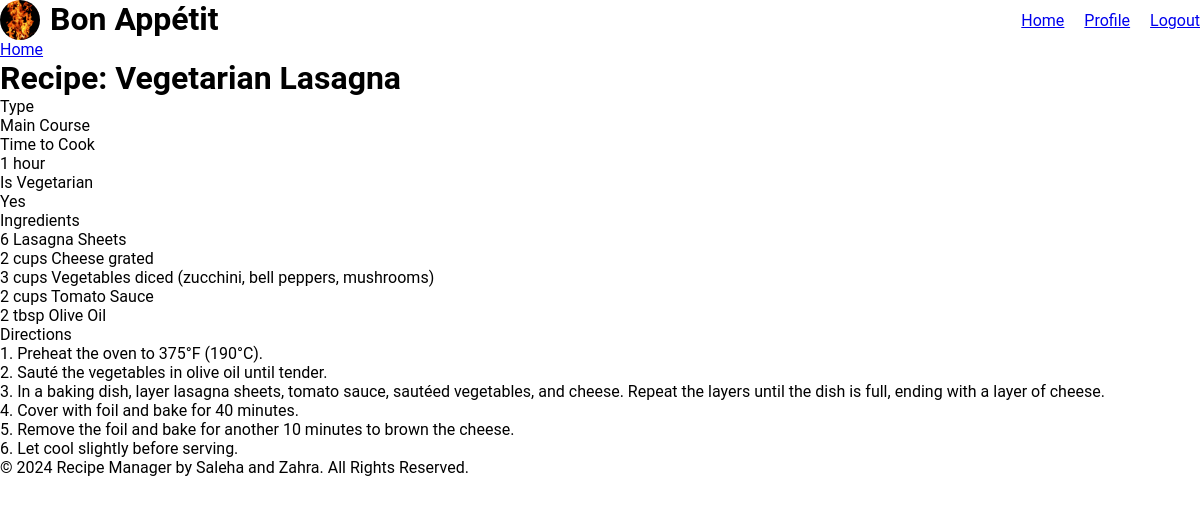
Page /show.php?id=3 on the committed database.
### tables this page shows
CREATE TABLE IF NOT EXISTS `recipes` (
  `RecipeID` int(11) NOT NULL AUTO_INCREMENT,
  `Title` varchar(100) NOT NULL,
  `TimeToCook` varchar(50) NOT NULL,
  `Vegetarian` tinyint(1) NOT NULL,  
  `Ingredients` text NOT NULL,
  `Directions` text NOT NULL,
  `Type` enum('Appetizer','Main Course','Dessert','Drinks') NOT NULL,  
  `UserID` int(11) NOT NULL,
  `Favourites` tinyint(1) DEFAULT 0,  
  `Image` longblob NOT NULL,  
  PRIMARY KEY (`RecipeID`),
  FOREIGN KEY (`UserID`) REFERENCES `users` (`UserID`) ON DELETE CASCADE  
);

### show.php (the view, shortened to what this page needs)
<!DOCTYPE html>
<html lang="en">
<head>
    <link rel="stylesheet" href="style.css" />
</head>
<body>
    <?php
    include "header.php";
    $db = db_connect();
    $id = $_GET['id'];
    $sql = "SELECT * FROM recipes WHERE RecipeID = '$id'";
    $result_set = mysqli_query($db, $sql);
    $result = mysqli_fetch_assoc($result_set);
    ?>
    <div id="content">
        <a class="back-link" href="home.php">Home</a>
        <div class="page show">
            <h1>Recipe: <?php echo htmlspecialchars($result['Title']); ?></h1>
            <div class="attributes">
                <dl>
                    <dt>Type</dt>
                    <dd><?php echo htmlspecialchars($result['Type']); ?></dd>
                </dl>
                <dl>
                    <dt>Time to Cook</dt>
                    <dd><?php echo htmlspecialchars($result['TimeToCook']); ?></dd>
                </dl>
                <dl>
                    <dt>Is Vegetarian</dt>
                    <dd><?php echo $result['Vegetarian'] ? "Yes" : "No"; ?></dd>
                </dl>
                <dl>
                    <dt>Ingredients</dt>
                    <dd><?php echo nl2br(htmlspecialchars($result['Ingredients'])); ?></dd>
                </dl>
                <dl>
                    <dt>Directions</dt>
                    <dd><?php echo nl2br(htmlspecialchars($result['Directions'])); ?></dd>
                </dl>
            </div>
        </div>
    </div>
    <?php include 'footer.php'; ?>
</body>
</html>

### style.css (style rules this page uses)
* { margin: 0; padding: 0; box-sizing: border-box; }
body { font-family: 'Roboto', sans-serif; }

### rows in the picture
recipes: Title "Vegetarian Lasagna", Type "Main Course", TimeToCook "1 hour", Ingredients "6 Lasagna Sheets 2 cups Cheese grated 3 cups Vegetables diced (zucchini, bell peppers, mushrooms) 2 cups Tomato Sauce 2 tbsp Olive Oil", Directions "1. Preheat the oven to 375°F (190°C). 2. Sauté the vegetables in olive oil until tender. 3. In a baking dish, layer lasagna sheets, tomato sauce, sautéed vegetables, and cheese. Repeat the layers until the dish is full, ending with a layer of cheese. 4. Cover with foil and bake for 40 minutes. 5. Remove the foil and bake for another 10 minutes to brown the cheese. 6. Let cool slightly before serving."
